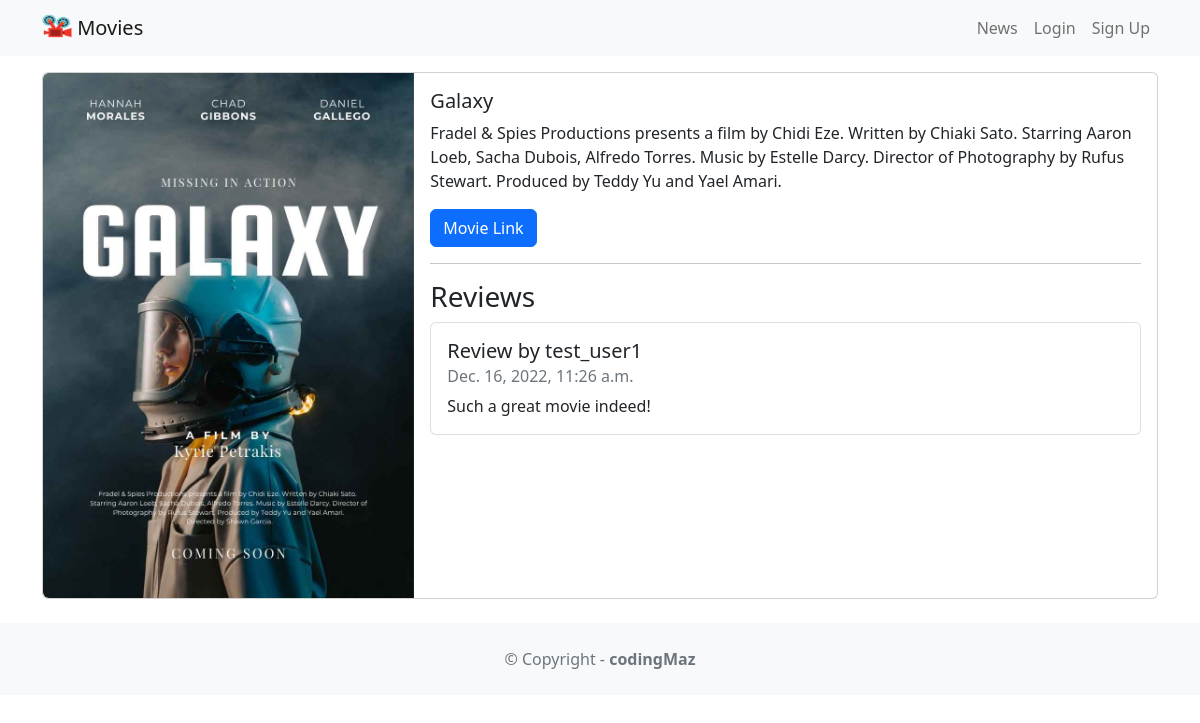
/movie/1, run on the app's committed database.
### movie/models.py (models this page shows, shortened)
class Movie(models.Model):
    title = models.CharField(max_length=100)
    description = models.CharField(max_length=250)
    image = models.ImageField(upload_to='movie/images/')
    url = models.URLField(blank=True)

class Review(models.Model):
    text = models.CharField(max_length=100)
    date = models.DateTimeField(auto_now_add=True)
    user = models.ForeignKey(User, on_delete=models.CASCADE)
    movie = models.ForeignKey(Movie, on_delete=models.CASCADE)
    watchAgain = models.BooleanField()

### movie/views.py (the view)
# urls.py: path('<int:movie_id>', views.detail, name='detail'),
def detail(request, movie_id):
    movie = get_object_or_404(Movie, pk=movie_id)
    reviews = Review.objects.filter(movie=movie)
    return render(request, 'detail.html', {'movie': movie, 'reviews': reviews})

### movie/templates/detail.html (shortened to what this page needs)
{% extends 'base.html' %}
{% block content %}
<div class="card mb-3">
    <div class="row g-0">
        <div class="col-md-4">
            <img src="{{ movie.image.url }}" class="img-fluid rounded-start" alt="">
        </div>
        <div class="col-md-8">
            <div class="card-body">
                <h5 class="card-title">{{ movie.title }}</h5>
                <p class="card-text">{{ movie.description }}</p>
                <p class="card-text">
                    {% if movie.url %}
                    <a href="{{ movie.url }}" class="btn btn-primary">
                        Movie Link
                    </a>
                    {% endif %}
                </p>
                <hr />
                <h3>Reviews</h3>
                <ul class="list-group">
                    {% for review in reviews %}
                    <li class="list-group-item pb-3 pt-3">
                        <h5 class="card-title">
                            Review by {{ review.user.username }}
                        </h5>
                        <h6 class="card-subtitle mb-2 text-muted">
                            {{ review.date }}
                        </h6>
                        <p class="card-text">{{ review.text }}</p>
                    </li>
                    {% endfor %}
                </ul>
            </div>
        </div>
    </div>
</div>
{% endblock content %}

### data on the page
Movie: image (picture), title "Galaxy", description "Fradel & Spies Productions presents a film by Chidi Eze. Written by Chiaki Sato. Starring Aaron Loeb, Sacha Dubois, Alfredo Torres. Music by Estelle Darcy. Director of Photography by Rufus Stewart. Produced by Teddy Yu and Yael Amari."
Review: user.username "test_user1", date "Dec. 16, 2022, 11:26 a.m.", text "Such a great movie indeed!"
